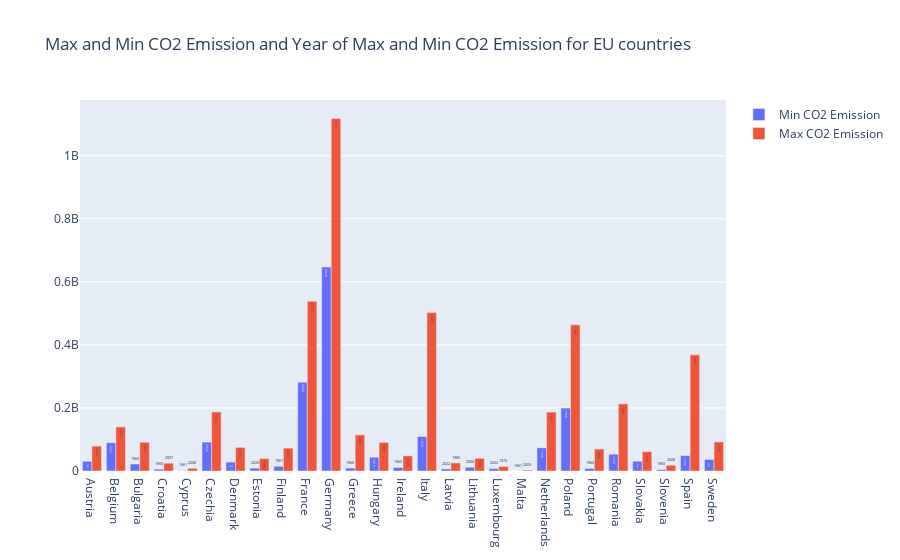

The cell this chart's notebook holds for it:
### Markdown cell above
This plot shows that Germany is clearly the highest emitter of CO2 throughout the years in EU. Again, need to zoom in to see the country with the lowest emissions.

The choice of a line plot is motivated by wanting to show the worlds effort to reduce CO2 emissions over time. By visually tracking this journey, the line plot will show insights into which direction the world is moving towards, to limit CO2 emissions. It also shows the different events that might have happened.

### Code cell
df_EU['max_year'] = df_EU.select_dtypes(include=[np.number]).max(axis=1)
df_EU['min_year'] = df_EU.select_dtypes(include=[np.number]).min(axis=1)
df_EU['year_max'] = df_EU.select_dtypes(include=[np.number]).idxmax(axis=1)
df_EU['year_min'] = df_EU.select_dtypes(include=[np.number]).idxmin(axis=1)

# plotly bar chart with country name, max_year, year_max, min_year and year_min
fig = go.Figure(data=[ go.Bar(name='Min CO2 Emission', x=df_EU['Country Name'], y=df_EU['min_year'], text=df_EU['year_min'], textposition='auto'),
                      go.Bar(name='Max CO2 Emission', x=df_EU['Country Name'], y=df_EU['max_year'], text=df_EU['year_max'], textposition='auto')])
fig.update_layout(title='Max and Min CO2 Emission and Year of Max and Min CO2 Emission for EU countries', barmode='group')
fig.write_html("Bar_chart_Max_and_Min_CO2_Emission_and_Year_of_Max_and_Min_CO2_Emission_for_EU_countries.html")
fig.show()

### Figure 1 — Plotly figure (JSON) as saved in the notebook; plotly's stock layout.template omitted (floating-point values rounded to 4 significant figures)
{"data": [{"name": "Min CO2 Emission", "text": [1960, 2022, 1960, 1960, 1961, 2020, 2020, 2020, 1961, 2020, 2020, 1960, 2013, 1960, 1960, 2022, 2000, 2022, 1961, 1960, 1960, 1960, 1960, 2020, 1960, 1960, 2020], "textposition": "auto", "type": "bar", "x": ["Austria", "Belgium", "Bulgaria", "Croatia", "Cyprus", "Czechia", "Denmark", "Estonia", "Finland", "France", "Germany", "Greece", "Hungary", "Ireland", "Italy", "Latvia", "Lithuania", "Luxembourg", "Malta", "Netherlands", "Poland", "Portugal", "Romania", "Slovakia", "Slovenia", "Spain", "Sweden"], "y": [30784480, 89605360, 22270700, 5805166, 864318, 91697370, 28299676, 9238881, 14921697, 281539040, 647252300, 9391531, 43669620, 11168536, 109203090, 6591454, 11843035, 7524108, 293120, 73437600, 199577070, 8214000.0, 53394132, 31096626, 4446849, 48865572, 36686484]}, {"name": "Max CO2 Emission", "text": [2005, 1979, 1987, 2007, 2008, 1978, 1996, 1989, 2003, 1973, 1979, 2007, 1984, 2005, 2005, 1985, 1985, 1974, 2003, 1979, 1987, 2005, 1989, 1990, 2008, 2005, 1970], "textposition": "auto", "type": "bar", "x": ["Austria", "Belgium", "Bulgaria", "Croatia", "Cyprus", "Czechia", "Denmark", "Estonia", "Finland", "France", "Germany", "Greece", "Hungary", "Ireland", "Italy", "Latvia", "Lithuania", "Luxembourg", "Malta", "Netherlands", "Poland", "Portugal", "Romania", "Slovakia", "Slovenia", "Spain", "Sweden"], "y": [79097400, 139786510, 91273150, 24859720, 8715729, 187464370, 74899650, 39366484, 72654000, 538654660, 1117888300, 114545700, 90561280, 48156200, 502346600, 25600436, 40300924, 14424045, 2960833, 187007060, 463732640, 69634616, 212965860, 61472836, 18278460, 368338140, 92287020]}], "layout": {"barmode": "group", "title": {"text": "Max and Min CO2 Emission and Year of Max and Min CO2 Emission for EU countries"}}}
